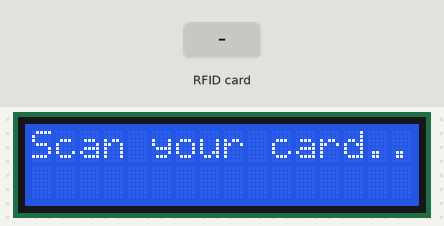
A sketch run on a simulated Arduino Uno, built with avr-gcc and run on an emulated ATmega328P. On the bench: 16×2 character LCD. The test bench sets the inputs (shaded band). What the sketch prints to the serial monitor is not drawn.

Above: at 1.3 s.
1.4 s: RFID card 59 C2 A5 FF held to the reader
At 2.2 s:
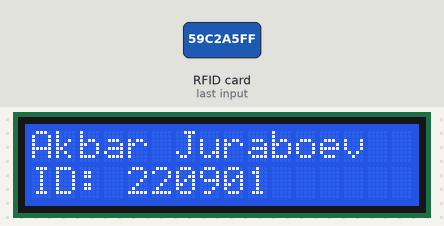
2.9 s: RFID card FE 39 6C 6A held to the reader
At 5.1 s:
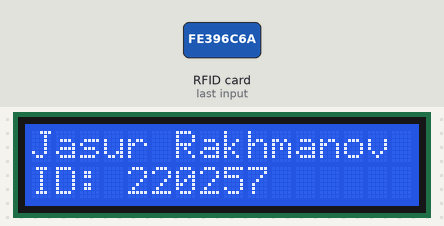
5.9 s: RFID card 91 D4 9B FF held to the reader
At 8.1 s:
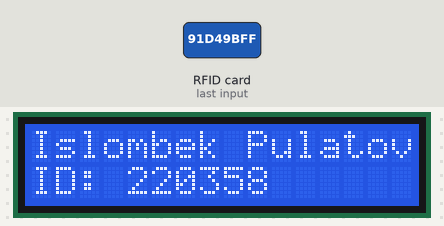
8.9 s: RFID card 5E 7A 19 C4 held to the reader
At 11.8 s:
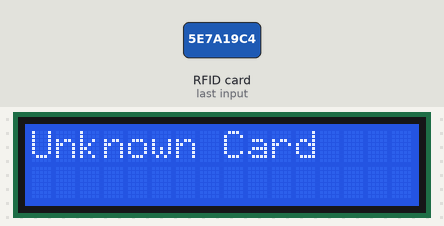
Timing chart, 0 to 13.3 s (numbered marks = the images above; inputs shaded):
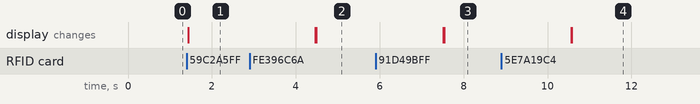

The sketch:

sketch_nov19a.ino
```cpp
#include <Wire.h>
#include <LiquidCrystal_I2C.h>
#include <SPI.h>
#include <MFRC522.h>

// Пины для подключения RFID
#define RST_PIN 9   // RST
#define SS_PIN 10   // SDA (SS)

// Создаем объекты для LCD и RFID
LiquidCrystal_I2C lcd(0x27, 16, 2); // Адрес 0x27, LCD размер 16x2
MFRC522 rfid(SS_PIN, RST_PIN);      // RFID модуль

// Структура для хранения данных пользователя
struct User {
  String uid;       // UID карты
  String name;      // Имя пользователя
  String universityId; // ID университета
};

// Массив с информацией о картах
User userMap[] = {
  {"59C2A5FF", "Akbar Juraboev", "220901"},
  {"FE396C6A", "Jasur Rakhmanov", "220257"},
  {"91D49BFF", "Islombek Pulatov", "220358"},
  {"D4E8A89F", "Alisher Erkinov", "210655"},
  {"041BA6FF", "Azizbek Boboqulov", "221198"},
  {"CC5CA7FF", "Ismoil Salohiddinov", "220626"},
  {"A975A6FF", "Abdurashid Djumabaev", "210004"},
  {"F075A6FF", "Komiljon Qosimov", "220493"},
  {"7522A99F", "Javohirbek Khoshimov", "220899"},
  {"0C71A7FF", "Islombek Abdurahmonov", "221236"},
  {"05DA3C5F", "Feruza Khudoyberdieva", "221328"},
};

void setup() {
  // Инициализация серийного порта
  Serial.begin(9600);
  while (!Serial);

  // Инициализация SPI и RFID
  SPI.begin();
  rfid.PCD_Init();

  // Инициализация LCD
  lcd.init();
  lcd.backlight();
  lcd.setCursor(0, 0);
  lcd.print("Scan your card...");
}

void loop() {
  // Проверяем наличие новой карты
  if (!rfid.PICC_IsNewCardPresent()) {
    return;
  }

  // Пробуем прочитать карту
  if (!rfid.PICC_ReadCardSerial()) {
    return;
  }

  // Считываем UID карты
  String uid = "";
  for (byte i = 0; i < rfid.uid.size; i++) {
    if (rfid.uid.uidByte[i] < 0x10) {
      uid += "0"; // Добавляем ведущий ноль
    }
    uid += String(rfid.uid.uidByte[i], HEX); // Преобразуем байт в HEX
  }
  uid.toUpperCase(); // Делаем буквы заглавными

  // Поиск информации о карте
  bool userFound = false;
  for (int i = 0; i < sizeof(userMap) / sizeof(User); i++) {
    if (userMap[i].uid == uid) {
      // Карта найдена, отображаем информацию
      lcd.clear();
      lcd.setCursor(0, 0);
      lcd.print(userMap[i].name);
      lcd.setCursor(0, 1);
      lcd.print("ID: " + userMap[i].universityId);

      // Отправка данных
      Serial.println(uid + "," + userMap[i].name + "," + userMap[i].universityId);

      userFound = true;
      break;
    }
  }

  if (!userFound) {
    // Карта не найдена
    lcd.clear();
    lcd.setCursor(0, 0);
    lcd.print("Unknown Card");
    Serial.println(uid + ",Unknown,Unknown");
  }

  // Ожидаем некоторое время перед следующим чтением
  delay(3000);

  // Снова просим приложить карту
  lcd.clear();
  lcd.setCursor(0, 0);
  lcd.print("Scan your card...");
}
```

Measured:
- after the input at 1.4 s, the display: changes at once (image 1)
- after the input at 2.9 s, the display: first differs from a run without the input after 1.6 s (image 2)
- after the input at 5.9 s, the display: first differs from a run without the input after 1.6 s (image 3)
- after the input at 8.9 s, the display: first differs from a run without the input after 1.7 s (image 4)
